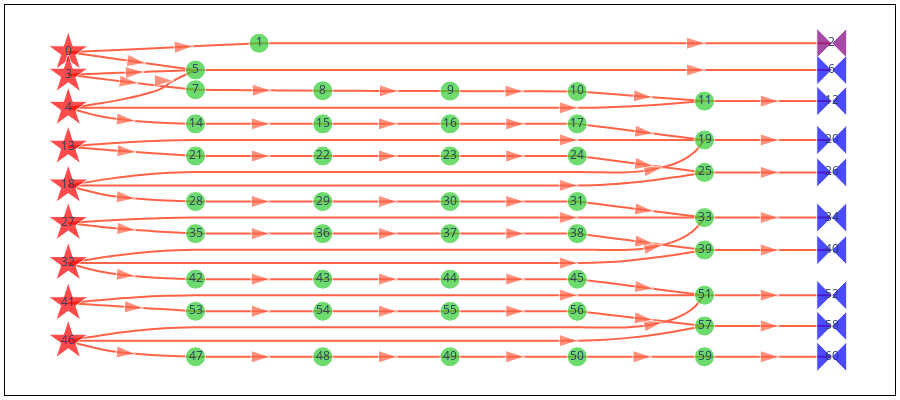

This figure's notebook cell:
### Markdown cell above
The number of nodes in the `samplex` has grown considerably!

### Code cell
template_circuit, samplex = build(boxed_circuit)

fig = samplex.draw()
fig.update_layout(width=900, height=400)
fig.show()

### Figure 1 — Plotly figure (JSON) as saved in the notebook; plotly's stock layout.template omitted (floating-point values rounded to 4 significant figures; data arrays with more than 128 entries replaced by an {"elided": "..."} marker saying what was removed)
{"data": [{"hoverinfo": "text", "hovertext": {"elided": "692 null values"}, "line": {"color": "tomato", "shape": "spline", "smoothing": 1}, "marker": {"angleref": "previous", "size": {"elided": "692 int values"}, "symbol": {"elided": "692 str values"}}, "mode": "lines+markers", "type": "scatter", "x": {"elided": "692 float values"}, "xaxis": "x", "y": {"elided": "692 float values"}, "yaxis": "y"}, {"hoverinfo": "text", "hoverlabel": {"bgcolor": "lightyellow", "font": {"color": "black", "family": "Times New Roman"}}, "hovertext": ["<b>TwirlSamplingNode(<+lhs_0, +rhs_0>)</b><br>\n• <b>instantiates</b>: {lhs_0: (6, 'VirtualType.PAULI'), rhs_0: (6, 'VirtualType.PAULI')}<br>\n────────────────────────────<b></b><br>\n ▸ <b>LHS Register</b>: 'lhs_0'<br>\n ▸ <b>RHS Register</b>: 'rhs_0'<br>\n ▸ <b>Distribution</b>: UniformPauli(<num_subsystems=6, register_type=VirtualType.PAULI>)", "<b>SliceRegisterNode(<rhs_0(r), +z2_collect_1>)</b><br>\n• <b>reads_from</b>: {rhs_0: ([0, 1, 2, 3, 4, 5], 'VirtualType.PAULI')}<br>\n• <b>instantiates</b>: {z2_collect_1: (6, 'VirtualType.Z2')}<br>\n────────────────────────────<b></b><br>\n ▸ <b>Output Type</b>: <VirtualType.Z2: 'z2'><br>\n ▸ <b>Output Register Name</b>: z2_collect_1<br>\n ▸ <b>Input Register Name</b>: rhs_0", "<b>CollectZ2ToOutputNode(<z2_collect_1(r)>)</b><br>\n• <b>reads_from</b>: {z2_collect_1: ([0, 1, 2, 3, 4, 5], 'VirtualType.Z2')}<br>\n• <b>outputs_to</b>: {measurement_flips.meas: ([0, 1, 2, 3, 4, 5], 'VirtualType.Z2')}<br>\n────────────────────────────<b></b><br>\n ▸ <b>Register Name</b>: 'z2_collect_1'<br>\n ▸ <b>Output Name</b>: measurement_flips.meas<br>\n ▸ <b>Subsystem Indices</b>: [0 1 2 3 4 5]", "<b>TwirlSamplingNode(<+lhs_2, +rhs_2>)</b><br>\n• <b>instantiates</b>: {lhs_2: (4, 'VirtualType.PAULI'), rhs_2: (4, 'VirtualType.PAULI')}<br>\n────────────────────────────<b></b><br>\n ▸ <b>LHS Register</b>: 'lhs_2'<br>\n ▸ <b>RHS Register</b>: 'rhs_2'<br>\n ▸ <b>Distribution</b>: UniformPauli(<num_subsystems=4, register_type=VirtualType.PAULI>)", "<b>TwirlSamplingNode(<+lhs_3, +rhs_3>)</b><br>\n• <b>instantiates</b>: {lhs_3: (6, 'VirtualType.PAULI'), rhs_3: (6, 'VirtualType.PAULI')}<br>\n────────────────────────────<b></b><br>\n ▸ <b>LHS Register</b>: 'lhs_3'<br>\n ▸ <b>RHS Register</b>: 'rhs_3'<br>\n ▸ <b>Distribution</b>: UniformPauli(<num_subsystems=6, register_type=VirtualType.PAULI>)", "<b>CombineRegistersNode(<lhs_0(r), rhs_2(r), rhs_3(r), +collect_4>)</b><br>\n• <b>reads_from</b>\n</br>&nbsp;&nbsp;&nbsp;&nbsp;&nbsp;• lhs_0: ([0, 1, 2, 3, 4, 5], 'VirtualType.PAULI')\n</br>&nbsp;&nbsp;&nbsp;&nbsp;&nbsp;• rhs_2: ([0, 1, 2, 3], 'VirtualType.PAULI')\n</br>&nbsp;&nbsp;&nbsp;&nbsp;&nbsp;• rhs_3: ([0, 5], 'VirtualType.PAULI')<br>\n• <b>instantiates</b>: {collect_4: (6, 'VirtualType.U2')}<br>\n────────────────────────────<b></b><br>\n ▸ <b>Output Type</b>: U2<br>\n ▸ <b>Output Num Subsystems</b>: 6<br>\n ▸ <b>Operands</b>: {'lhs_0': ([0, 1, 2, 3, 4, 5], [0, 1, 2, 3, 4, 5], 'VirtualType.PAULI'), 'rhs_2': ([0, 1, 2, 3], [1, 2, 3, 4], 'VirtualType.PAULI'), 'rhs_3': ([0, 5], [0, 5], 'VirtualType.PAULI')}", "<b>CollectTemplateValues(<collect_4(r)>)</b><br>\n• <b>reads_from</b>: {collect_4: ([0, 1, 2, 3, 4, 5], 'VirtualType.U2')}<br>\n────────────────────────────<b></b><br>\n ▸ <b>Output Name</b>: 'parameter_values'<br>\n ▸ <b>Template Indices</b>: [[120, 121, 122], [123, 124, 125], [126, 127, 128], [129, 130, 131], [132, 133, 134], [135, 136, 137]]<br>\n ▸ <b>Register Name</b>: 'collect_4'<br>\n ▸ <b><class 'samplomatic.synths.synth.Synth'></b>: RzSxSynth(<num_qubits_per_subsystem=1, num_params_per_subsystem=3>)", "<b>SliceRegisterNode(<lhs_2(r), +leftwards_5>)</b><br>\n• <b>reads_from</b>: {lhs_2: ([0, 1, 2, 3], 'VirtualType.PAULI')}<br>\n• <b>instantiates</b>: {leftwards_5: (4, 'VirtualType.PAULI')}<br>\n────────────────────────────<b></b><br>\n ▸ <b>Output Type</b>: <VirtualType.PAULI: 'pauli'><br>\n ▸ <b>Output Register Name</b>: leftwards_5<br>\n ▸ <b>Input Register Name</b>: lhs_2", "<b>PauliPastCliffordNode(<leftwards_5(r), leftwards_5(w)>)</b><br>\n• <b>reads_from</b>: {leftwards_5: ([0, 1, 2, 3], 'VirtualType.PAULI')}<br>\n• <b>writes_to</b>: {leftwards_5: ([0, 1, 2, 3], 'VirtualType.PAULI')}<br>\n────────────────────────────<b></b><br>\n ▸ <b>Operation</b>: 'cx'<br>\n ▸ <b>Register Name</b>: 'leftwards_5'<br>\n ▸ <b>Subsystem Indices</b>: [[0, 1], [2, 3]]", "<b>SliceRegisterNode(<leftwards_5(r), +leftwards_6>)</b><br>\n• <b>reads_from</b>: {leftwards_5: ([0, 1, 2, 3], 'VirtualType.PAULI')}<br>\n• <b>instantiates</b>: {leftwards_6: (4, 'VirtualType.U2')}<br>\n────────────────────────────<b></b><br>\n ▸ <b>Output Type</b>: <VirtualType.U2: 'u2'><br>\n ▸ <b>Output Register Name</b>: leftwards_6<br>\n ▸ <b>Input Register Name</b>: leftwards_5", "<b>RightU2ParametricMultiplicationNode(<leftwards_6(w)>)</b><br>\n• <b>writes_to</b>: {leftwards_6: ([0, 1, 2, 3], 'VirtualType.U2')}<br>\n────────────────────────────<b></b><br>\n ▸ <b>Operand</b>: 'rx'<br>\n ▸ <b>Parameter Indices</b>: [0, 1, 2, 3]", "<b>CombineRegistersNode(<leftwards_6(r), rhs_3(r), +collect_7>)</b><br>\n• <b>reads_from</b>: {leftwards_6: ([0, 1, 2, 3], 'VirtualType.U2'), rhs_3: ([1, 2, 3, 4], 'VirtualType.PAULI')}<br>\n• <b>instantiates</b>: {collect_7: (4, 'VirtualType.U2')}<br>\n────────────────────────────<b></b><br>\n ▸ <b>Output Type</b>: U2<br>\n ▸ <b>Output Num Subsystems</b>: 4<br>\n ▸ <b>Operands</b>: {'leftwards_6': ([3, 2, 1, 0], [0, 1, 2, 3], 'VirtualType.U2'), 'rhs_3': ([1, 2, 3, 4], [0, 1, 2, 3], 'VirtualType.PAULI')}", "<b>CollectTemplateValues(<collect_7(r)>)</b><br>\n• <b>reads_from</b>: {collect_7: ([0, 1, 2, 3], 'VirtualType.U2')}<br>\n────────────────────────────<b></b><br>\n ▸ <b>Output Name</b>: 'parameter_values'<br>\n ▸ <b>Template Indices</b>: [[108, 109, 110], [111, 112, 113], [114, 115, 116], [117, 118, 119]]<br>\n ▸ <b>Register Name</b>: 'collect_7'<br>\n ▸ <b><class 'samplomatic.synths.synth.Synth'></b>: RzSxSynth(<num_qubits_per_subsystem=1, num_params_per_subsystem=3>)", "<b>TwirlSamplingNode(<+lhs_8, +rhs_8>)</b><br>\n• <b>instantiates</b>: {lhs_8: (4, 'VirtualType.PAULI'), rhs_8: (4, 'VirtualType.PAULI')}<br>\n────────────────────────────<b></b><br>\n ▸ <b>LHS Register</b>: 'lhs_8'<br>\n ▸ <b>RHS Register</b>: 'rhs_8'<br>\n ▸ <b>Distribution</b>: UniformPauli(<num_subsystems=4, register_type=VirtualType.PAULI>)", "<b>SliceRegisterNode(<lhs_3(r), +leftwards_9>)</b><br>\n• <b>reads_from</b>: {lhs_3: ([0, 1, 2, 3, 4, 5], 'VirtualType.PAULI')}<br>\n• <b>instantiates</b>: {leftwards_9: (6, 'VirtualType.PAULI')}<br>\n────────────────────────────<b></b><br>\n ▸ <b>Output Type</b>: <VirtualType.PAULI: 'pauli'><br>\n ▸ <b>Output Register Name</b>: leftwards_9<br>\n ▸ <b>Input Register Name</b>: lhs_3", "<b>PauliPastCliffordNode(<leftwards_9(r), leftwards_9(w)>)</b><br>\n• <b>reads_from</b>: {leftwards_9: ([0, 1, 2, 3, 4, 5], 'VirtualType.PAULI')}<br>\n• <b>writes_to</b>: {leftwards_9: ([0, 1, 2, 3, 4, 5], 'VirtualType.PAULI')}<br>\n────────────────────────────<b></b><br>\n ▸ <b>Operation</b>: 'cx'<br>\n ▸ <b>Register Name</b>: 'leftwards_9'<br>\n ▸ <b>Subsystem Indices</b>: [[0, 1], [2, 3], [4, 5]]", "<b>SliceRegisterNode(<leftwards_9(r), +leftwards_10>)</b><br>\n• <b>reads_from</b>: {leftwards_9: ([0, 1, 2, 3, 4, 5], 'VirtualType.PAULI')}<br>\n• <b>instantiates</b>: {leftwards_10: (6, 'VirtualType.U2')}<br>\n────────────────────────────<b></b><br>\n ▸ <b>Output Type</b>: <VirtualType.U2: 'u2'><br>\n ▸ <b>Output Register Name</b>: leftwards_10<br>\n ▸ <b>Input Register Name</b>: leftwards_9", "<b>RightU2ParametricMultiplicationNode(<leftwards_10(w)>)</b><br>\n• <b>writes_to</b>: {leftwards_10: ([0, 1, 2, 3, 4, 5], 'VirtualType.U2')}<br>\n────────────────────────────<b></b><br>\n ▸ <b>Operand</b>: 'rx'<br>\n ▸ <b>Parameter Indices</b>: [4, 5, 6, 7, 8, 9]", "<b>TwirlSamplingNode(<+lhs_11, +rhs_11>)</b><br>\n• <b>instantiates</b>: {lhs_11: (6, 'VirtualType.PAULI'), rhs_11: (6, 'VirtualType.PAULI')}<br>\n────────────────────────────<b></b><br>\n ▸ <b>LHS Register</b>: 'lhs_11'<br>\n ▸ <b>RHS Register</b>: 'rhs_11'<br>\n ▸ <b>Distribution</b>: UniformPauli(<num_subsystems=6, register_type=VirtualType.PAULI>)", "<b>CombineRegistersNode(<leftwards_10(r), rhs_11(r), rhs_8(r), +collect_12>)</b><br>\n• <b>reads_from</b>\n</br>&nbsp;&nbsp;&nbsp;&nbsp;&nbsp;• leftwards_10: ([0, 1, 2, 3, 4, 5], 'VirtualType.U2')\n</br>&nbsp;&nbsp;&nbsp;&nbsp;&nbsp;• rhs_11: ([0, 5], 'VirtualType.PAULI')\n</br>&nbsp;&nbsp;&nbsp;&nbsp;&nbsp;• rhs_8: ([0, 1, 2, 3], 'VirtualType.PAULI')<br>\n• <b>instantiates</b>: {collect_12: (6, 'VirtualType.U2')}<br>\n────────────────────────────<b></b><br>\n ▸ <b>Output Type</b>: U2<br>\n ▸ <b>Output Num Subsystems</b>: 6<br>\n ▸ <b>Operands</b>: {'leftwards_10': ([5, 4, 3, 2, 1, 0], [0, 1, 2, 3, 4, 5], 'VirtualType.U2'), 'rhs_8': ([0, 1, 2, 3], [1, 2, 3, 4], 'VirtualType.PAULI'), 'rhs_11': ([0, 5], [0, 5], 'VirtualType.PAULI')}", "<b>CollectTemplateValues(<collect_12(r)>)</b><br>\n• <b>reads_from</b>: {collect_12: ([0, 1, 2, 3, 4, 5], 'VirtualType.U2')}<br>\n────────────────────────────<b></b><br>\n ▸ <b>Output Name</b>: 'parameter_values'<br>\n ▸ <b>Template Indices</b>: [[90, 91, 92], [93, 94, 95], [96, 97, 98], [99, 100, 101], [102, 103, 104], [105, 106, 107]]<br>\n ▸ <b>Register Name</b>: 'collect_12'<br>\n ▸ <b><class 'samplomatic.synths.synth.Synth'></b>: RzSxSynth(<num_qubits_per_subsystem=1, num_params_per_subsystem=3>)", "<b>SliceRegisterNode(<lhs_8(r), +leftwards_13>)</b><br>\n• <b>reads_from</b>: {lhs_8: ([0, 1, 2, 3], 'VirtualType.PAULI')}<br>\n• <b>instantiates</b>: {leftwards_13: (4, 'VirtualType.PAULI')}<br>\n────────────────────────────<b></b><br>\n ▸ <b>Output Type</b>: <VirtualType.PAULI: 'pauli'><br>\n ▸ <b>Output Register Name</b>: leftwards_13<br>\n ▸ <b>Input Register Name</b>: lhs_8", "<b>PauliPastCliffordNode(<leftwards_13(r), leftwards_13(w)>)</b><br>\n• <b>reads_from</b>: {leftwards_13: ([0, 1, 2, 3], 'VirtualType.PAULI')}<br>\n• <b>writes_to</b>: {leftwards_13: ([0, 1, 2, 3], 'VirtualType.PAULI')}<br>\n────────────────────────────<b></b><br>\n ▸ <b>Operation</b>: 'cx'<br>\n ▸ <b>Register Name</b>: 'leftwards_13'<br>\n ▸ <b>Subsystem Indices</b>: [[0, 1], [2, 3]]", "<b>SliceRegisterNode(<leftwards_13(r), +leftwards_14>)</b><br>\n• <b>reads_from</b>: {leftwards_13: ([0, 1, 2, 3], 'VirtualType.PAULI')}<br>\n• <b>instantiates</b>: {leftwards_14: (4, 'VirtualType.U2')}<br>\n────────────────────────────<b></b><br>\n ▸ <b>Output Type</b>: <VirtualType.U2: 'u2'><br>\n ▸ <b>Output Register Name</b>: leftwards_14<br>\n ▸ <b>Input Register Name</b>: leftwards_13", "<b>RightU2ParametricMultiplicationNode(<leftwards_14(w)>)</b><br>\n• <b>writes_to</b>: {leftwards_14: ([0, 1, 2, 3], 'VirtualType.U2')}<br>\n────────────────────────────<b></b><br>\n ▸ <b>Operand</b>: 'rx'<br>\n ▸ <b>Parameter Indices</b>: [10, 11, 12, 13]", "<b>CombineRegistersNode(<leftwards_14(r), rhs_11(r), +collect_15>)</b><br>\n• <b>reads_from</b>: {leftwards_14: ([0, 1, 2, 3], 'VirtualType.U2'), rhs_11: ([1, 2, 3, 4], 'VirtualType.PAULI')}<br>\n• <b>instantiates</b>: {collect_15: (4, 'VirtualType.U2')}<br>\n────────────────────────────<b></b><br>\n ▸ <b>Output Type</b>: U2<br>\n ▸ <b>Output Num Subsystems</b>: 4<br>\n ▸ <b>Operands</b>: {'leftwards_14': ([3, 2, 1, 0], [0, 1, 2, 3], 'VirtualType.U2'), 'rhs_11': ([1, 2, 3, 4], [0, 1, 2, 3], 'VirtualType.PAULI')}", "<b>CollectTemplateValues(<collect_15(r)>)</b><br>\n• <b>reads_from</b>: {collect_15: ([0, 1, 2, 3], 'VirtualType.U2')}<br>\n────────────────────────────<b></b><br>\n ▸ <b>Output Name</b>: 'parameter_values'<br>\n ▸ <b>Template Indices</b>: [[78, 79, 80], [81, 82, 83], [84, 85, 86], [87, 88, 89]]<br>\n ▸ <b>Register Name</b>: 'collect_15'<br>\n ▸ <b><class 'samplomatic.synths.synth.Synth'></b>: RzSxSynth(<num_qubits_per_subsystem=1, num_params_per_subsystem=3>)", "<b>TwirlSamplingNode(<+lhs_16, +rhs_16>)</b><br>\n• <b>instantiates</b>: {lhs_16: (4, 'VirtualType.PAULI'), rhs_16: (4, 'VirtualType.PAULI')}<br>\n────────────────────────────<b></b><br>\n ▸ <b>LHS Register</b>: 'lhs_16'<br>\n ▸ <b>RHS Register</b>: 'rhs_16'<br>\n ▸ <b>Distribution</b>: UniformPauli(<num_subsystems=4, register_type=VirtualType.PAULI>)", "<b>SliceRegisterNode(<lhs_11(r), +leftwards_17>)</b><br>\n• <b>reads_from</b>: {lhs_11: ([0, 1, 2, 3, 4, 5], 'VirtualType.PAULI')}<br>\n• <b>instantiates</b>: {leftwards_17: (6, 'VirtualType.PAULI')}<br>\n────────────────────────────<b></b><br>\n ▸ <b>Output Type</b>: <VirtualType.PAULI: 'pauli'><br>\n ▸ <b>Output Register Name</b>: leftwards_17<br>\n ▸ <b>Input Register Name</b>: lhs_11", "<b>PauliPastCliffordNode(<leftwards_17(r), leftwards_17(w)>)</b><br>\n• <b>reads_from</b>: {leftwards_17: ([0, 1, 2, 3, 4, 5], 'VirtualType.PAULI')}<br>\n• <b>writes_to</b>: {leftwards_17: ([0, 1, 2, 3, 4, 5], 'VirtualType.PAULI')}<br>\n────────────────────────────<b></b><br>\n ▸ <b>Operation</b>: 'cx'<br>\n ▸ <b>Register Name</b>: 'leftwards_17'<br>\n ▸ <b>Subsystem Indices</b>: [[0, 1], [2, 3], [4, 5]]", "<b>SliceRegisterNode(<leftwards_17(r), +leftwards_18>)</b><br>\n• <b>reads_from</b>: {leftwards_17: ([0, 1, 2, 3, 4, 5], 'VirtualType.PAULI')}<br>\n• <b>instantiates</b>: {leftwards_18: (6, 'VirtualType.U2')}<br>\n────────────────────────────<b></b><br>\n ▸ <b>Output Type</b>: <VirtualType.U2: 'u2'><br>\n ▸ <b>Output Register Name</b>: leftwards_18<br>\n ▸ <b>Input Register Name</b>: leftwards_17", "<b>RightU2ParametricMultiplicationNode(<leftwards_18(w)>)</b><br>\n• <b>writes_to</b>: {leftwards_18: ([0, 1, 2, 3, 4, 5], 'VirtualType.U2')}<br>\n────────────────────────────<b></b><br>\n ▸ <b>Operand</b>: 'rx'<br>\n ▸ <b>Parameter Indices</b>: [14, 15, 16, 17, 18, 19]", "<b>TwirlSamplingNode(<+lhs_19, +rhs_19>)</b><br>\n• <b>instantiates</b>: {lhs_19: (6, 'VirtualType.PAULI'), rhs_19: (6, 'VirtualType.PAULI')}<br>\n────────────────────────────<b></b><br>\n ▸ <b>LHS Register</b>: 'lhs_19'<br>\n ▸ <b>RHS Register</b>: 'rhs_19'<br>\n ▸ <b>Distribution</b>: UniformPauli(<num_subsystems=6, register_type=VirtualType.PAULI>)", "<b>CombineRegistersNode(<leftwards_18(r), rhs_16(r), rhs_19(r), +collect_20>)</b><br>\n• <b>reads_from</b>\n</br>&nbsp;&nbsp;&nbsp;&nbsp;&nbsp;• leftwards_18: ([0, 1, 2, 3, 4, 5], 'VirtualType.U2')\n</br>&nbsp;&nbsp;&nbsp;&nbsp;&nbsp;• rhs_16: ([0, 1, 2, 3], 'VirtualType.PAULI')\n</br>&nbsp;&nbsp;&nbsp;&nbsp;&nbsp;• rhs_19: ([0, 5], 'VirtualType.PAULI')<br>\n• <b>instantiates</b>: {collect_20: (6, 'VirtualType.U2')}<br>\n────────────────────────────<b></b><br>\n ▸ <b>Output Type</b>: U2<br>\n ▸ <b>Output Num Subsystems</b>: 6<br>\n ▸ <b>Operands</b>: {'leftwards_18': ([5, 4, 3, 2, 1, 0], [0, 1, 2, 3, 4, 5], 'VirtualType.U2'), 'rhs_16': ([0, 1, 2, 3], [1, 2, 3, 4], 'VirtualType.PAULI'), 'rhs_19': ([0, 5], [0, 5], 'VirtualType.PAULI')}", "<b>CollectTemplateValues(<collect_20(r)>)</b><br>\n• <b>reads_from</b>: {collect_20: ([0, 1, 2, 3, 4, 5], 'VirtualType.U2')}<br>\n────────────────────────────<b></b><br>\n ▸ <b>Output Name</b>: 'parameter_values'<br>\n ▸ <b>Template Indices</b>: [[60, 61, 62], [63, 64, 65], [66, 67, 68], [69, 70, 71], [72, 73, 74], [75, 76, 77]]<br>\n ▸ <b>Register Name</b>: 'collect_20'<br>\n ▸ <b><class 'samplomatic.synths.synth.Synth'></b>: RzSxSynth(<num_qubits_per_subsystem=1, num_params_per_subsystem=3>)", "<b>SliceRegisterNode(<lhs_16(r), +leftwards_21>)</b><br>\n• <b>reads_from</b>: {lhs_16: ([0, 1, 2, 3], 'VirtualType.PAULI')}<br>\n• <b>instantiates</b>: {leftwards_21: (4, 'VirtualType.PAULI')}<br>\n────────────────────────────<b></b><br>\n ▸ <b>Output Type</b>: <VirtualType.PAULI: 'pauli'><br>\n ▸ <b>Output Register Name</b>: leftwards_21<br>\n ▸ <b>Input Register Name</b>: lhs_16", "<b>PauliPastCliffordNode(<leftwards_21(r), leftwards_21(w)>)</b><br>\n• <b>reads_from</b>: {leftwards_21: ([0, 1, 2, 3], 'VirtualType.PAULI')}<br>\n• <b>writes_to</b>: {leftwards_21: ([0, 1, 2, 3], 'VirtualType.PAULI')}<br>\n────────────────────────────<b></b><br>\n ▸ <b>Operation</b>: 'cx'<br>\n ▸ <b>Register Name</b>: 'leftwards_21'<br>\n ▸ <b>Subsystem Indices</b>: [[0, 1], [2, 3]]", "<b>SliceRegisterNode(<leftwards_21(r), +leftwards_22>)</b><br>\n• <b>reads_from</b>: {leftwards_21: ([0, 1, 2, 3], 'VirtualType.PAULI')}<br>\n• <b>instantiates</b>: {leftwards_22: (4, 'VirtualType.U2')}<br>\n────────────────────────────<b></b><br>\n ▸ <b>Output Type</b>: <VirtualType.U2: 'u2'><br>\n ▸ <b>Output Register Name</b>: leftwards_22<br>\n ▸ <b>Input Register Name</b>: leftwards_21", "<b>RightU2ParametricMultiplicationNode(<leftwards_22(w)>)</b><br>\n• <b>writes_to</b>: {leftwards_22: ([0, 1, 2, 3], 'VirtualType.U2')}<br>\n────────────────────────────<b></b><br>\n ▸ <b>Operand</b>: 'rx'<br>\n ▸ <b>Parameter Indices</b>: [20, 21, 22, 23]", "<b>CombineRegistersNode(<leftwards_22(r), rhs_19(r), +collect_23>)</b><br>\n• <b>reads_from</b>: {leftwards_22: ([0, 1, 2, 3], 'VirtualType.U2'), rhs_19: ([1, 2, 3, 4], 'VirtualType.PAULI')}<br>\n• <b>instantiates</b>: {collect_23: (4, 'VirtualType.U2')}<br>\n────────────────────────────<b></b><br>\n ▸ <b>Output Type</b>: U2<br>\n ▸ <b>Output Num Subsystems</b>: 4<br>\n ▸ <b>Operands</b>: {'leftwards_22': ([3, 2, 1, 0], [0, 1, 2, 3], 'VirtualType.U2'), 'rhs_19': ([1, 2, 3, 4], [0, 1, 2, 3], 'VirtualType.PAULI')}", "<b>CollectTemplateValues(<collect_23(r)>)</b><br>\n• <b>reads_from</b>: {collect_23: ([0, 1, 2, 3], 'VirtualType.U2')}<br>\n────────────────────────────<b></b><br>\n ▸ <b>Output Name</b>: 'parameter_values'<br>\n ▸ <b>Template Indices</b>: [[48, 49, 50], [51, 52, 53], [54, 55, 56], [57, 58, 59]]<br>\n ▸ <b>Register Name</b>: 'collect_23'<br>\n ▸ <b><class 'samplomatic.synths.synth.Synth'></b>: RzSxSynth(<num_qubits_per_subsystem=1, num_params_per_subsystem=3>)", "<b>TwirlSamplingNode(<+lhs_24, +rhs_24>)</b><br>\n• <b>instantiates</b>: {lhs_24: (4, 'VirtualType.PAULI'), rhs_24: (4, 'VirtualType.PAULI')}<br>\n────────────────────────────<b></b><br>\n ▸ <b>LHS Register</b>: 'lhs_24'<br>\n ▸ <b>RHS Register</b>: 'rhs_24'<br>\n ▸ <b>Distribution</b>: UniformPauli(<num_subsystems=4, register_type=VirtualType.PAULI>)", "<b>SliceRegisterNode(<lhs_19(r), +leftwards_25>)</b><br>\n• <b>reads_from</b>: {lhs_19: ([0, 1, 2, 3, 4, 5], 'VirtualType.PAULI')}<br>\n• <b>instantiates</b>: {leftwards_25: (6, 'VirtualType.PAULI')}<br>\n────────────────────────────<b></b><br>\n ▸ <b>Output Type</b>: <VirtualType.PAULI: 'pauli'><br>\n ▸ <b>Output Register Name</b>: leftwards_25<br>\n ▸ <b>Input Register Name</b>: lhs_19", "<b>PauliPastCliffordNode(<leftwards_25(r), leftwards_25(w)>)</b><br>\n• <b>reads_from</b>: {leftwards_25: ([0, 1, 2, 3, 4, 5], 'VirtualType.PAULI')}<br>\n• <b>writes_to</b>: {leftwards_25: ([0, 1, 2, 3, 4, 5], 'VirtualType.PAULI')}<br>\n────────────────────────────<b></b><br>\n ▸ <b>Operation</b>: 'cx'<br>\n ▸ <b>Register Name</b>: 'leftwards_25'<br>\n ▸ <b>Subsystem Indices</b>: [[0, 1], [2, 3], [4, 5]]", "<b>SliceRegisterNode(<leftwards_25(r), +leftwards_26>)</b><br>\n• <b>reads_from</b>: {leftwards_25: ([0, 1, 2, 3, 4, 5], 'VirtualType.PAULI')}<br>\n• <b>instantiates</b>: {leftwards_26: (6, 'VirtualType.U2')}<br>\n────────────────────────────<b></b><br>\n ▸ <b>Output Type</b>: <VirtualType.U2: 'u2'><br>\n ▸ <b>Output Register Name</b>: leftwards_26<br>\n ▸ <b>Input Register Name</b>: leftwards_25", "<b>RightU2ParametricMultiplicationNode(<leftwards_26(w)>)</b><br>\n• <b>writes_to</b>: {leftwards_26: ([0, 1, 2, 3, 4, 5], 'VirtualType.U2')}<br>\n────────────────────────────<b></b><br>\n ▸ <b>Operand</b>: 'rx'<br>\n ▸ <b>Parameter Indices</b>: [24, 25, 26, 27, 28, 29]", "<b>TwirlSamplingNode(<+lhs_27, +rhs_27>)</b><br>\n• <b>instantiates</b>: {lhs_27: (6, 'VirtualType.PAULI'), rhs_27: (6, 'VirtualType.PAULI')}<br>\n────────────────────────────<b></b><br>\n ▸ <b>LHS Register</b>: 'lhs_27'<br>\n ▸ <b>RHS Register</b>: 'rhs_27'<br>\n ▸ <b>Distribution</b>: UniformPauli(<num_subsystems=6, register_type=VirtualType.PAULI>)", "<b>SliceRegisterNode(<lhs_27(r), +leftwards_28>)</b><br>\n• <b>reads_from</b>: {lhs_27: ([0, 1, 2, 3, 4, 5], 'VirtualType.PAULI')}<br>\n• <b>instantiates</b>: {leftwards_28: (6, 'VirtualType.PAULI')}<br>\n────────────────────────────<b></b><br>\n ▸ <b>Output Type</b>: <VirtualType.PAULI: 'pauli'><br>\n ▸ <b>Output Register Name</b>: leftwards_28<br>\n ▸ <b>Input Register Name</b>: lhs_27", "<b>PauliPastCliffordNode(<leftwards_28(r), leftwards_28(w)>)</b><br>\n• <b>reads_from</b>: {leftwards_28: ([0, 1, 2, 3, 4, 5], 'VirtualType.PAULI')}<br>\n• <b>writes_to</b>: {leftwards_28: ([0, 1, 2, 3, 4, 5], 'VirtualType.PAULI')}<br>\n────────────────────────────<b></b><br>\n ▸ <b>Operation</b>: 'cx'<br>\n ▸ <b>Register Name</b>: 'leftwards_28'<br>\n ▸ <b>Subsystem Indices</b>: [[0, 1], [2, 3], [4, 5]]", "<b>SliceRegisterNode(<leftwards_28(r), +leftwards_29>)</b><br>\n• <b>reads_from</b>: {leftwards_28: ([0, 1, 2, 3, 4, 5], 'VirtualType.PAULI')}<br>\n• <b>instantiates</b>: {leftwards_29: (6, 'VirtualType.U2')}<br>\n────────────────────────────<b></b><br>\n ▸ <b>Output Type</b>: <VirtualType.U2: 'u2'><br>\n ▸ <b>Output Register Name</b>: leftwards_29<br>\n ▸ <b>Input Register Name</b>: leftwards_28", "<b>RightU2ParametricMultiplicationNode(<leftwards_29(w)>)</b><br>\n• <b>writes_to</b>: {leftwards_29: ([0, 1, 2, 3, 4, 5], 'VirtualType.U2')}<br>\n────────────────────────────<b></b><br>\n ▸ <b>Operand</b>: 'rx'<br>\n ▸ <b>Parameter Indices</b>: [30, 31, 32, 33, 34, 35]", "<b>CombineRegistersNode(<leftwards_26(r), rhs_24(r), rhs_27(r), +collect_30>)</b><br>\n• <b>reads_from</b>\n</br>&nbsp;&nbsp;&nbsp;&nbsp;&nbsp;• leftwards_26: ([0, 1, 2, 3, 4, 5], 'VirtualType.U2')\n</br>&nbsp;&nbsp;&nbsp;&nbsp;&nbsp;• rhs_24: ([0, 1, 2, 3], 'VirtualType.PAULI')\n</br>&nbsp;&nbsp;&nbsp;&nbsp;&nbsp;• rhs_27: ([0, 5], 'VirtualType.PAULI')<br>\n• <b>instantiates</b>: {collect_30: (6, 'VirtualType.U2')}<br>\n────────────────────────────<b></b><br>\n ▸ <b>Output Type</b>: U2<br>\n ▸ <b>Output Num Subsystems</b>: 6<br>\n ▸ <b>Operands</b>: {'leftwards_26': ([5, 4, 3, 2, 1, 0], [0, 1, 2, 3, 4, 5], 'VirtualType.U2'), 'rhs_24': ([0, 1, 2, 3], [1, 2, 3, 4], 'VirtualType.PAULI'), 'rhs_27': ([0, 5], [0, 5], 'VirtualType.PAULI')}", "<b>CollectTemplateValues(<collect_30(r)>)</b><br>\n• <b>reads_from</b>: {collect_30: ([0, 1, 2, 3, 4, 5], 'VirtualType.U2')}<br>\n────────────────────────────<b></b><br>\n ▸ <b>Output Name</b>: 'parameter_values'<br>\n ▸ <b>Template Indices</b>: [[30, 31, 32], [33, 34, 35], [36, 37, 38], [39, 40, 41], [42, 43, 44], [45, 46, 47]]<br>\n ▸ <b>Register Name</b>: 'collect_30'<br>\n ▸ <b><class 'samplomatic.synths.synth.Synth'></b>: RzSxSynth(<num_qubits_per_subsystem=1, num_params_per_subsystem=3>)", "<b>SliceRegisterNode(<lhs_24(r), +leftwards_31>)</b><br>\n• <b>reads_from</b>: {lhs_24: ([0, 1, 2, 3], 'VirtualType.PAULI')}<br>\n• <b>instantiates</b>: {leftwards_31: (4, 'VirtualType.PAULI')}<br>\n────────────────────────────<b></b><br>\n ▸ <b>Output Type</b>: <VirtualType.PAULI: 'pauli'><br>\n ▸ <b>Output Register Name</b>: leftwards_31<br>\n ▸ <b>Input Register Name</b>: lhs_24", "<b>PauliPastCliffordNode(<leftwards_31(r), leftwards_31(w)>)</b><br>\n• <b>reads_from</b>: {leftwards_31: ([0, 1, 2, 3], 'VirtualType.PAULI')}<br>\n• <b>writes_to</b>: {leftwards_31: ([0, 1, 2, 3], 'VirtualType.PAULI')}<br>\n────────────────────────────<b></b><br>\n ▸ <b>Operation</b>: 'cx'<br>\n ▸ <b>Register Name</b>: 'leftwards_31'<br>\n ▸ <b>Subsystem Indices</b>: [[0, 1], [2, 3]]", "<b>SliceRegisterNode(<leftwards_31(r), +leftwards_32>)</b><br>\n• <b>reads_from</b>: {leftwards_31: ([0, 1, 2, 3], 'VirtualType.PAULI')}<br>\n• <b>instantiates</b>: {leftwards_32: (4, 'VirtualType.U2')}<br>\n────────────────────────────<b></b><br>\n ▸ <b>Output Type</b>: <VirtualType.U2: 'u2'><br>\n ▸ <b>Output Register Name</b>: leftwards_32<br>\n ▸ <b>Input Register Name</b>: leftwards_31", "<b>RightU2ParametricMultiplicationNode(<leftwards_32(w)>)</b><br>\n• <b>writes_to</b>: {leftwards_32: ([0, 1, 2, 3], 'VirtualType.U2')}<br>\n────────────────────────────<b></b><br>\n ▸ <b>Operand</b>: 'rx'<br>\n ▸ <b>Parameter Indices</b>: [36, 37, 38, 39]", "<b>CombineRegistersNode(<leftwards_32(r), rhs_27(r), +collect_33>)</b><br>\n• <b>reads_from</b>: {leftwards_32: ([0, 1, 2, 3], 'VirtualType.U2'), rhs_27: ([1, 2, 3, 4], 'VirtualType.PAULI')}<br>\n• <b>instantiates</b>: {collect_33: (4, 'VirtualType.U2')}<br>\n────────────────────────────<b></b><br>\n ▸ <b>Output Type</b>: U2<br>\n ▸ <b>Output Num Subsystems</b>: 4<br>\n ▸ <b>Operands</b>: {'leftwards_32': ([3, 2, 1, 0], [0, 1, 2, 3], 'VirtualType.U2'), 'rhs_27': ([1, 2, 3, 4], [0, 1, 2, 3], 'VirtualType.PAULI')}", "<b>CollectTemplateValues(<collect_33(r)>)</b><br>\n• <b>reads_from</b>: {collect_33: ([0, 1, 2, 3], 'VirtualType.U2')}<br>\n────────────────────────────<b></b><br>\n ▸ <b>Output Name</b>: 'parameter_values'<br>\n ▸ <b>Template Indices</b>: [[18, 19, 20], [21, 22, 23], [24, 25, 26], [27, 28, 29]]<br>\n ▸ <b>Register Name</b>: 'collect_33'<br>\n ▸ <b><class 'samplomatic.synths.synth.Synth'></b>: RzSxSynth(<num_qubits_per_subsystem=1, num_params_per_subsystem=3>)", "<b>SliceRegisterNode(<leftwards_29(r), +collect_34>)</b><br>\n• <b>reads_from</b>: {leftwards_29: ([0, 1, 2, 3, 4, 5], 'VirtualType.U2')}<br>\n• <b>instantiates</b>: {collect_34: (6, 'VirtualType.U2')}<br>\n────────────────────────────<b></b><br>\n ▸ <b>Output Type</b>: <VirtualType.U2: 'u2'><br>\n ▸ <b>Output Register Name</b>: collect_34<br>\n ▸ <b>Input Register Name</b>: leftwards_29", "<b>CollectTemplateValues(<collect_34(r)>)</b><br>\n• <b>reads_from</b>: {collect_34: ([0, 1, 2, 3, 4, 5], 'VirtualType.U2')}<br>\n────────────────────────────<b></b><br>\n ▸ <b>Output Name</b>: 'parameter_values'<br>\n ▸ <b>Template Indices</b>: [[0, 1, 2], [3, 4, 5], [6, 7, 8], [9, 10, 11], [12, 13, 14], [15, 16, 17]]<br>\n ▸ <b>Register Name</b>: 'collect_34'<br>\n ▸ <b><class 'samplomatic.synths.synth.Synth'></b>: RzSxSynth(<num_qubits_per_subsystem=1, num_params_per_subsystem=3>)"], "marker": {"color": ["red", "limegreen", "purple", "red", "red", "limegreen", "blue", "limegreen", "limegreen", "limegreen", "limegreen", "limegreen", "blue", "red", "limegreen", "limegreen", "limegreen", "limegreen", "red", "limegreen", "blue", "limegreen", "limegreen", "limegreen", "limegreen", "limegreen", "blue", "red", "limegreen", "limegreen", "limegreen", "limegreen", "red", "limegreen", "blue", "limegreen", "limegreen", "limegreen", "limegreen", "limegreen", "blue", "red", "limegreen", "limegreen", "limegreen", "limegreen", "red", "limegreen", "limegreen", "limegreen", "limegreen", "limegreen", "blue", "limegreen", "limegreen", "limegreen", "limegreen", "limegreen", "blue", "limegreen", "blue"], "size": [30, 20, 30, 30, 30, 20, 30, 20, 20, 20, 20, 20, 30, 30, 20, 20, 20, 20, 30, 20, 30, 20, 20, 20, 20, 20, 30, 30, 20, 20, 20, 20, 30, 20, 30, 20, 20, 20, 20, 20, 30, 30, 20, 20, 20, 20, 30, 20, 20, 20, 20, 20, 30, 20, 20, 20, 20, 20, 30, 20, 30], "symbol": ["star", "circle", "bowtie", "star", "star", "circle", "bowtie", "circle", "circle", "circle", "circle", "circle", "bowtie", "star", "circle", "circle", "circle", "circle", "star", "circle", "bowtie", "circle", "circle", "circle", "circle", "circle", "bowtie", "star", "circle", "circle", "circle", "circle", "star", "circle", "bowtie", "circle", "circle", "circle", "circle", "circle", "bowtie", "star", "circle", "circle", "circle", "circle", "star", "circle", "circle", "circle", "circle", "circle", "bowtie", "circle", "circle", "circle", "circle", "circle", "bowtie", "circle", "bowtie"]}, "mode": "markers+text", "text": ["0", "1", "2", "3", "4", "5", "6", "7", "8", "9", "10", "11", "12", "13", "14", "15", "16", "17", "18", "19", "20", "21", "22", "23", "24", "25", "26", "27", "28", "29", "30", "31", "32", "33", "34", "35", "36", "37", "38", "39", "40", "41", "42", "43", "44", "45", "46", "47", "48", "49", "50", "51", "52", "53", "54", "55", "56", "57", "58", "59", "60"], "type": "scatter", "x": [0.2796, 2.696, 9.947, 0.2796, 0.2796, 1.891, 9.947, 1.891, 3.502, 5.113, 6.725, 8.336, 9.947, 0.2796, 1.891, 3.502, 5.113, 6.725, 0.2796, 8.336, 9.947, 1.891, 3.502, 5.113, 6.725, 8.336, 9.947, 0.2796, 1.891, 3.502, 5.113, 6.725, 0.2796, 8.336, 9.947, 1.891, 3.502, 5.113, 6.725, 8.336, 9.947, 0.2796, 1.891, 3.502, 5.113, 6.725, 0.2796, 1.891, 3.502, 5.113, 6.725, 8.336, 9.947, 1.891, 3.502, 5.113, 6.725, 8.336, 9.947, 8.336, 9.947], "xaxis": "x", "y": [12.92, 13.29, 13.29, 11.99, 10.61, 12.18, 12.18, 11.36, 11.32, 11.31, 11.29, 10.89, 10.89, 9.002, 9.946, 9.946, 9.946, 9.946, 7.391, 9.28, 9.28, 8.613, 8.613, 8.613, 8.613, 7.932, 7.932, 5.835, 6.724, 6.724, 6.724, 6.724, 4.168, 6.057, 6.057, 5.391, 5.391, 5.391, 5.391, 4.71, 4.71, 2.502, 3.502, 3.502, 3.502, 3.502, 0.9463, 0.2796, 0.2796, 0.2796, 0.2796, 2.835, 2.835, 2.168, 2.168, 2.168, 2.168, 1.557, 1.557, 0.2796, 0.2796], "yaxis": "y"}], "layout": {"height": 400, "margin": {"b": 5, "l": 5, "r": 5, "t": 5}, "paper_bgcolor": "white", "plot_bgcolor": "rgba(0,0,0,0)", "showlegend": false, "width": 900, "xaxis": {"anchor": "y", "domain": [0, 1], "linecolor": "black", "linewidth": 1, "mirror": true, "showgrid": false, "showline": true, "showticklabels": false, "zeroline": false}, "yaxis": {"anchor": "x", "domain": [0, 1], "linecolor": "black", "linewidth": 1, "mirror": true, "showgrid": false, "showline": true, "showticklabels": false, "zeroline": false}}}
